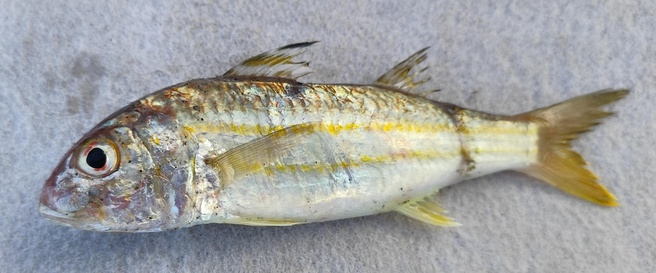
#> input picture dataset_pipeline/public_reference_images/class_2_upeneus_sulphureus/FG-C2-010_upeneus_sulphureus.jpg, 656 x 273 px, shrunk from 2801 x 1168 before the run; its folder holds 4 pictures in this run
$ python check_all_c2_backgrounds.py
#> lines starting #> are read from the running program, lines starting #| are printed output that depends on the picture
import os
import cv2
import numpy as np
from pathlib import Path

DIR_C2 = Path(r"dataset_pipeline\public_reference_images\class_2_upeneus_sulphureus")

for img_path in sorted(DIR_C2.glob("*.jpg")):
    img = cv2.imread(str(img_path))
#> img is the input picture: shape (273, 656, 3); mean B, G, R 159.2, 161.4, 161.1
    h, w, _ = img.shape
#> h = 273; w = 656
    c0 = np.mean(img[5:25, 5:25], axis=(0,1))
#> c0 = [199.5, 184.4, 176.4]
    c1 = np.mean(img[5:25, w-25:w-5], axis=(0,1))
#> c1 = [183.8, 175.4, 172.3]
    c2 = np.mean(img[h-25:h-5, 5:25], axis=(0,1))
#> c2 = [172.8, 149, 136.8]
    c3 = np.mean(img[h-25:h-5, w-25:w-5], axis=(0,1))
#> c3 = [180.2, 178.5, 178.2]
    avg_bg_rgb = (round((c0[2]+c1[2]+c2[2]+c3[2])/4, 1), round((c0[1]+c1[1]+c2[1]+c3[1])/4, 1), round((c0[0]+c1[0]+c2[0]+c3[0])/4, 1))
#> avg_bg_rgb = (165.9, 171.8, 184.1)

    # Check center area (specimen)
    center = img[int(h*0.3):int(h*0.7), int(w*0.3):int(w*0.7)]
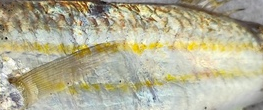
#> center: shape (110, 263, 3); mean B, G, R 149.6, 176.4, 180.2
    m_fish = np.mean(center, axis=(0,1))
#> m_fish = [149.6, 176.4, 180.2]
    fish_rgb = (round(m_fish[2], 1), round(m_fish[1], 1), round(m_fish[0], 1))
#> fish_rgb = (180.2, 176.4, 149.6)

    print(f"File: {img_path.name}")
    print(f"  Background RGB (corners avg): {avg_bg_rgb}")
#|   Background RGB (corners avg): (165.9, 171.8, 184.1)
    print(f"  Center Fish RGB: {fish_rgb}")
#|   Center Fish RGB: (180.2, 176.4, 149.6)
#> pass 2 of the loop `for img_path in sorted(DIR_C2.glob("*.jpg")):`:
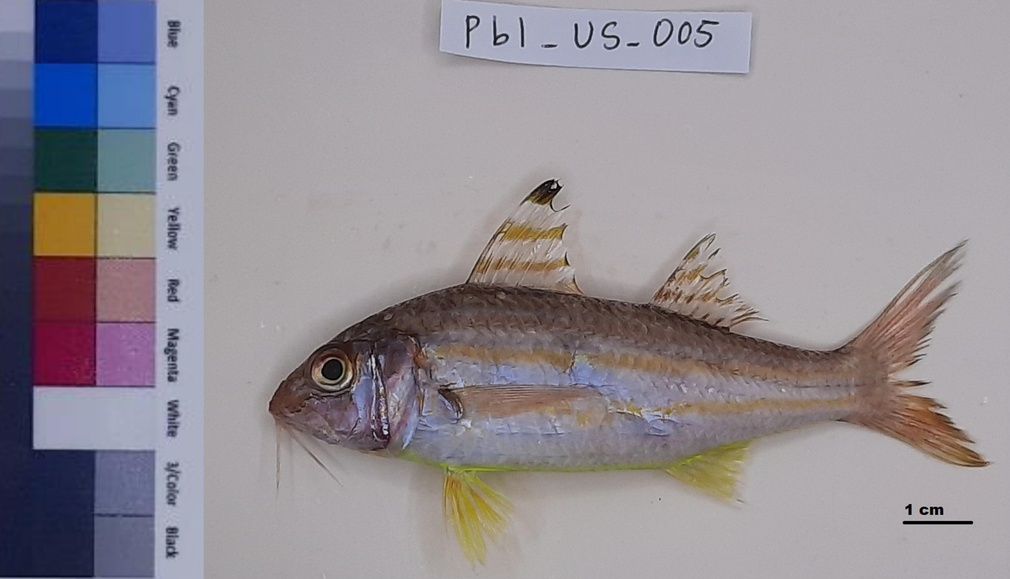
#> input picture dataset_pipeline/public_reference_images/class_2_upeneus_sulphureus/FG-C2-011_upeneus_sulphureus.jpg, 1010 x 579 px, shrunk from 4314 x 2475 before the run
#> img is the input picture: shape (579, 1010, 3); mean B, G, R 148, 141.4, 147.4
#> c0 = [177.4, 149.2, 145.2]
#> c1 = [173.3, 167.3, 172.3]
#> c2 = [56, 26.56, 22.5]
#> c3 = [174.6, 168.8, 173.9]
#> avg_bg_rgb = (128.5, 128, 145.3)
#> `center = img[int(h*0.3):int(h*0.7), int(w*0.3):int(w*0.7)]`:
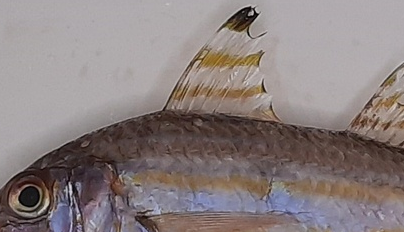
#> center: shape (232, 404, 3); mean B, G, R 127, 127.5, 138.5
#> m_fish = [127, 127.5, 138.5]
#> fish_rgb = (138.5, 127.5, 127)
#|   Background RGB (corners avg): (128.5, 128.0, 145.3)
#|   Center Fish RGB: (138.5, 127.5, 127.0)
#> pass 3 of the loop `for img_path in sorted(DIR_C2.glob("*.jpg")):`:
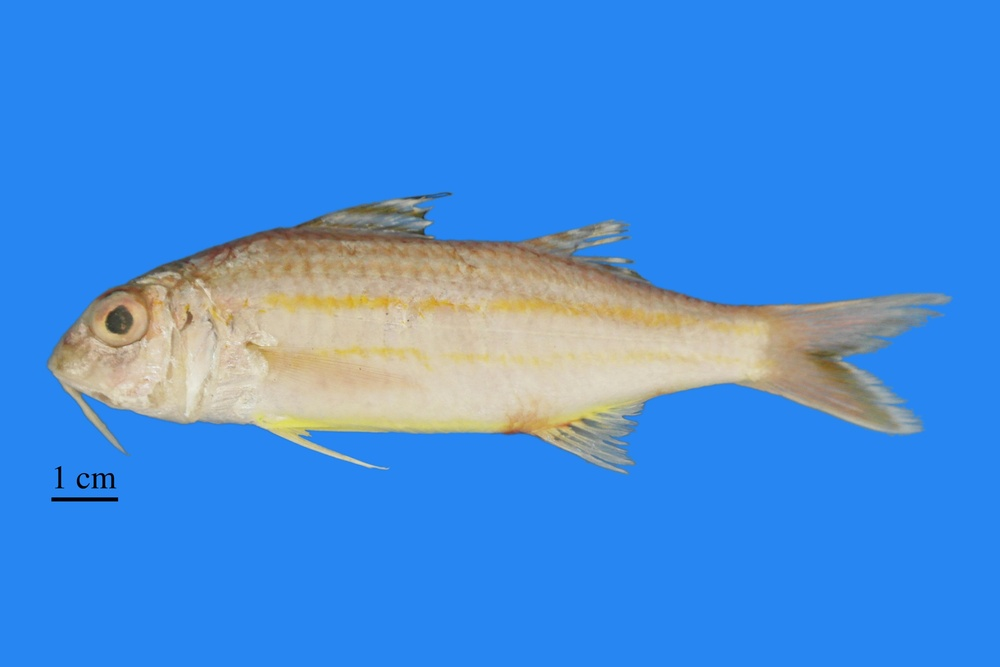
#> input picture dataset_pipeline/public_reference_images/class_2_upeneus_sulphureus/FG-C2-012_upeneus_sulphureus.jpg, 1000 x 667 px, shrunk from 4272 x 2848 before the run
#> img is the input picture: shape (667, 1000, 3); mean B, G, R 221.2, 141.5, 69.2
#> c0 = [242, 134, 39]
#> avg_bg_rgb = (39, 134, 242)
#> `center = img[int(h*0.3):int(h*0.7), int(w*0.3):int(w*0.7)]`:
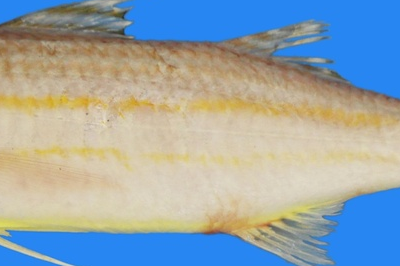
#> center: shape (266, 400, 3); mean B, G, R 170.1, 165.2, 151.3
#> m_fish = [170.1, 165.2, 151.3]
#> fish_rgb = (151.3, 165.2, 170.1)
#|   Background RGB (corners avg): (39.0, 134.0, 242.0)
#|   Center Fish RGB: (151.3, 165.2, 170.1)
#> the loop made 4 passes; the first 3 are shown
